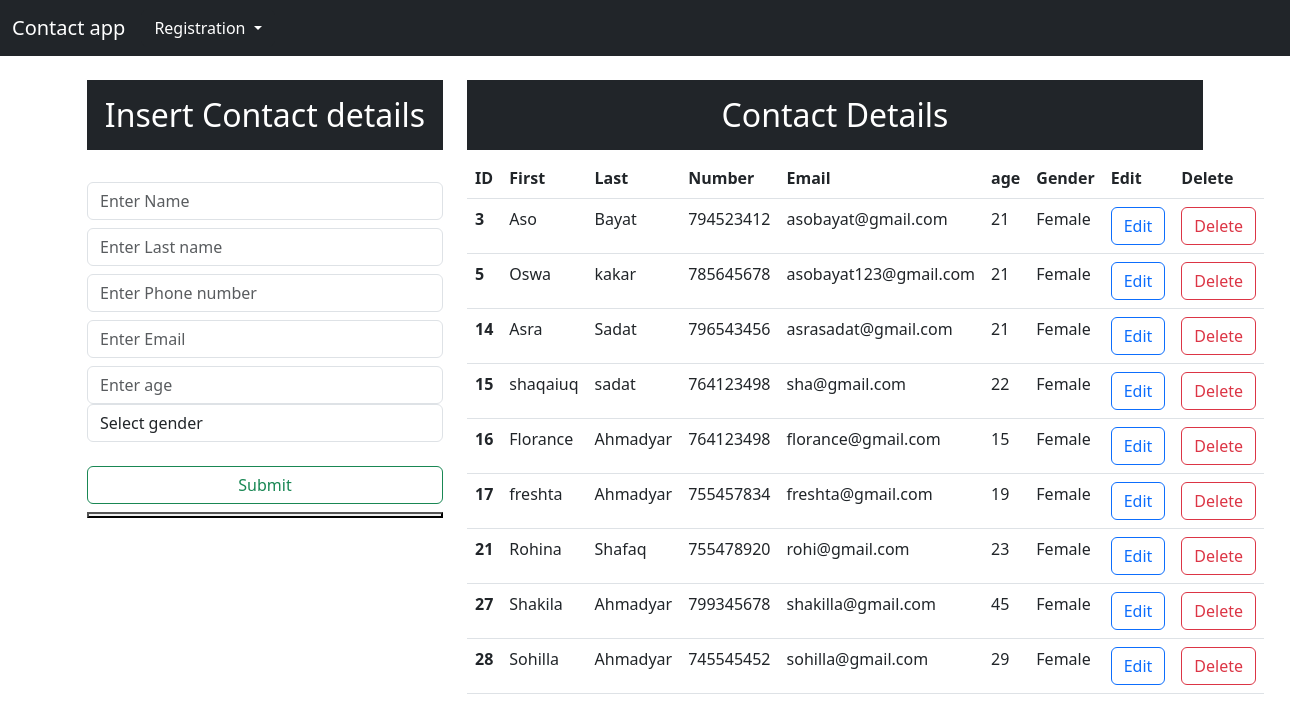
The app's page /, older data.
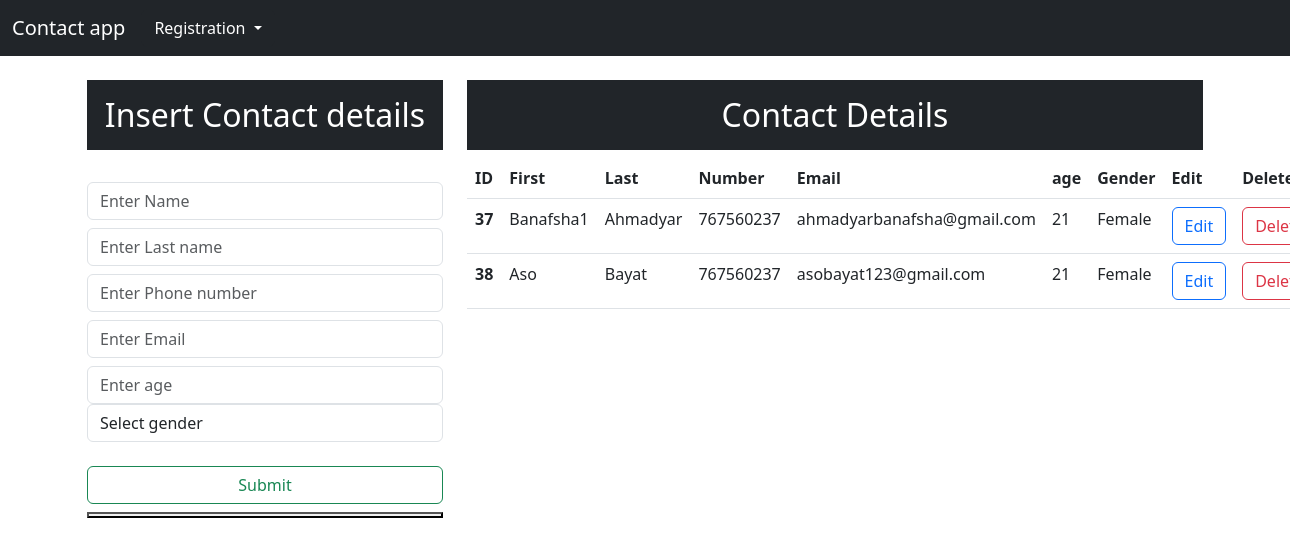
The same page, newer data.
### contactapp/models.py (models this page shows)
class Contact(models.Model):
    name = models.CharField(max_length=25, blank=False, null=False)
    lastname = models.CharField(max_length=25, blank=False, null=False)
    number = models.IntegerField()
    email = models.EmailField(max_length=25, blank=False, null=False)
    age = models.IntegerField()
    gender = models.CharField(max_length=25, blank=False, null=False)
    def __str__(self):
        return self.name

### contactapp/views.py (the view)
# urls.py: path('', views.index, name="index"),
def index(request):
    data = Contact.objects.all()
    print(data)
    context = {"data": data}
    return render(request, "index.html", context)

### templates/index.html (shortened to what this page needs)
<!doctype html>
<html lang="en">
  <head>
    <link href="https://cdn.jsdelivr.net/npm/bootstrap@5.3.0-alpha1/dist/css/bootstrap.min.css" rel="stylesheet">
  </head>
  <body>
    <nav class="navbar navbar-expand-lg navbar-dark bg-dark">
      <div class="container-fluid">
        <a class="navbar-brand" href="/">Contact app</a>
        <div class="collapse navbar-collapse" id="navbarNavDarkDropdown">
          <ul class="navbar-nav">
            <li class="nav-item dropdown">
              <button class="btn btn-dark dropdown-toggle" data-bs-toggle="dropdown" aria-expanded="false">
                Registration
              </button>
            </li>
          </ul>
        </div>
      </div>
    </nav>
    <div class="container mt-4">
        <div class="row">
          <div class="col-md-4">
            <h2 class="text-white bg-dark text-center p-3">Insert Contact details</h2>
            <br>
            <form action="/insert" method="POST"> {% csrf_token %}
              <div class="form-group">
                <input type="text" class="form-control" placeholder="Enter Name" name=name required>
              </div>
                <div class="form-group">
                  <input type="text" class="form-control mt-2" placeholder="Enter Last name" name=lastname required>
                </div>
                  <div class="form-group">
                    <input type="text" class="form-control mt-2" placeholder="Enter Phone number" name=number required>
                  </div>
                    <div class="form-group">
                      <input type="email" class="form-control mt-2" placeholder="Enter Email " name=email required>
                    </div>
                      <div class="form-group">
                        <input type="text" class="form-control mt-2" placeholder="Enter age" name=age required>
                      </div>
                        <div class="form-group">
                          <select id="gender" class="form-control" name=gender required>
                            <option selected>Select gender</option>
                          </select>
                        </div>
                         <br>
                        <div class="d-grid gap-2">
                          <button class="btn btn-outline-success" type="submit">Submit<button>
                        </div>
        </form>
      </div>
          <div class="col-md-8">
            <h2 class="text-center text-white bg-dark p-3">Contact Details</h2>
            <table class="table">
              <thead>
                <tr>
                  <th scope="col">ID</th>
                  <th scope="col">First</th>
                  <th scope="col">Last</th>
                  <th scope="col">Number</th>
                  <th scope="col">Email</th>
                  <th scope="col">age</th>
                  <th scope="col">Gender</th>
                  <th scope="col">Edit</th>
                  <th scope="col">Delete</th>
                </tr>
              </thead>
              <tbody>
                {% for d in data %}
                <tr>
                  <th scope="row">{{d.id}}</th>
                  <td>{{d.name}}</td>
                  <td>{{d.lastname}}</td>
                  <td>{{d.number}}</td>
                  <td>{{d.email}}</td>
                  <td>{{d.age}}</td>
                  <td>{{d.gender}}</td>
                  <td><a type="button" href="/update/{{d.id}}" class="btn btn-outline-primary">Edit </a>
                  </td>
                  <td><a type="button" href="/delete/{{d.id}}" class="btn btn-outline-danger">Delete </a>
                  </td>
                </tr>
                 {% endfor %}
                  </tbody>
            </table>
          </div>
        </div>
    </div>
  </body>
</html>

Row changes from the older to the newer data that the page shows:
removed Contact: id "3", name "Aso", lastname "Bayat", number "794523412", email "asobayat@gmail.com", age "21", gender "Female"
removed Contact: id "5", name "Oswa", lastname "kakar", number "785645678", email "asobayat123@gmail.com", age "21", gender "Female"
removed Contact: id "14", name "Asra", lastname "Sadat", number "796543456", email "asrasadat@gmail.com", age "21", gender "Female"
removed Contact: id "15", name "shaqaiuq", lastname "sadat", number "764123498", email "sha@gmail.com", age "22", gender "Female"
removed Contact: id "16", name "Florance", lastname "Ahmadyar", number "764123498", email "florance@gmail.com", age "15", gender "Female"
removed Contact: id "17", name "freshta", lastname "Ahmadyar", number "755457834", email "freshta@gmail.com", age "19", gender "Female"
removed Contact: id "21", name "Rohina", lastname "Shafaq", number "755478920", email "rohi@gmail.com", age "23", gender "Female"
removed Contact: id "27", name "Shakila", lastname "Ahmadyar", number "799345678", email "shakilla@gmail.com", age "45", gender "Female"
removed Contact: id "28", name "Sohilla", lastname "Ahmadyar", number "745545452", email "sohilla@gmail.com", age "29", gender "Female"
added Contact: id "37", name "Banafsha1", lastname "Ahmadyar", number "767560237", email "ahmadyarbanafsha@gmail.com", age "21", gender "Female"
added Contact: id "38", name "Aso", lastname "Bayat", number "767560237", email "asobayat123@gmail.com", age "21", gender "Female"
